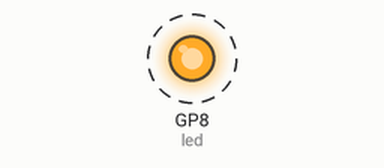
Recording of a program running on a simulated Raspberry Pi Pico W. Shown: output pins drawn as LEDs (lit = HIGH). Dashed ring = blinking. WiFi joins after 1.5 s; servers stay silent unless stated; what the program prints to the serial monitor is not drawn.

Above: at 1.6 s.
Timing chart, 0 to 4.5 s (numbered marks = the images above):
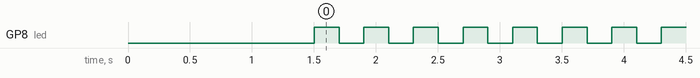

Measured:
- by itself, GP8 (led): alternates HIGH for 0.20 s and LOW for 0.20 s

The program:

main.cpp
```cpp
#include "Arduino.h"
#include <WiFi.h>
#include <WiFiClient.h>
#include <WiFiServer.h>
#include <WebServer.h>
#include <ElegantOTA.h>
#include <HTTPUpdate.h> // probar para servidores fuera de la red

const char *ssid = "";
const char *password = "";

const uint8_t led = 8;

WebServer server(80);

unsigned long ota_progress_millis = 0;

void onOTAStart()
{
  Serial.println("OTA update started!");
}

void onOTAProgress(size_t current, size_t final)
{
  if (millis() - ota_progress_millis > 1000)
  {
    ota_progress_millis = millis();
    Serial.printf("OTA Progress Current: %u bytes, Final: %u bytes\n", current, final);
  }
}

void onOTAEnd(bool success)
{
  if (success)
  {
    Serial.println("OTA update finished successfully!");
  }
  else
  {
    Serial.println("There was an error during OTA update!");
  }
}

void setup(void)
{
  Serial.begin(115200);
  WiFi.mode(WIFI_STA);
  WiFi.begin(ssid, password);
  Serial.println("");
  pinMode(led, OUTPUT);

  while (WiFi.status() != WL_CONNECTED)
  {
    delay(500);
    Serial.print(".");
  }
  Serial.println("");
  Serial.print("Connected to ");
  Serial.println(ssid);
  Serial.print("IP address: ");
  Serial.println(WiFi.localIP());

  server.on("/", []()
            { server.send(200, "text/plain", "Hi! This is ElegantOTA Demo."); });

  ElegantOTA.begin(&server);
  ElegantOTA.onStart(onOTAStart);
  ElegantOTA.onProgress(onOTAProgress);
  ElegantOTA.onEnd(onOTAEnd);

  server.begin();
  Serial.println("HTTP server started");
}

void loop(void)
{
  server.handleClient();
  ElegantOTA.loop();

  digitalWrite(led, 1);
  delay(200);
  ElegantOTA.loop();
  digitalWrite(led, 0);
  delay(200);
}
```
